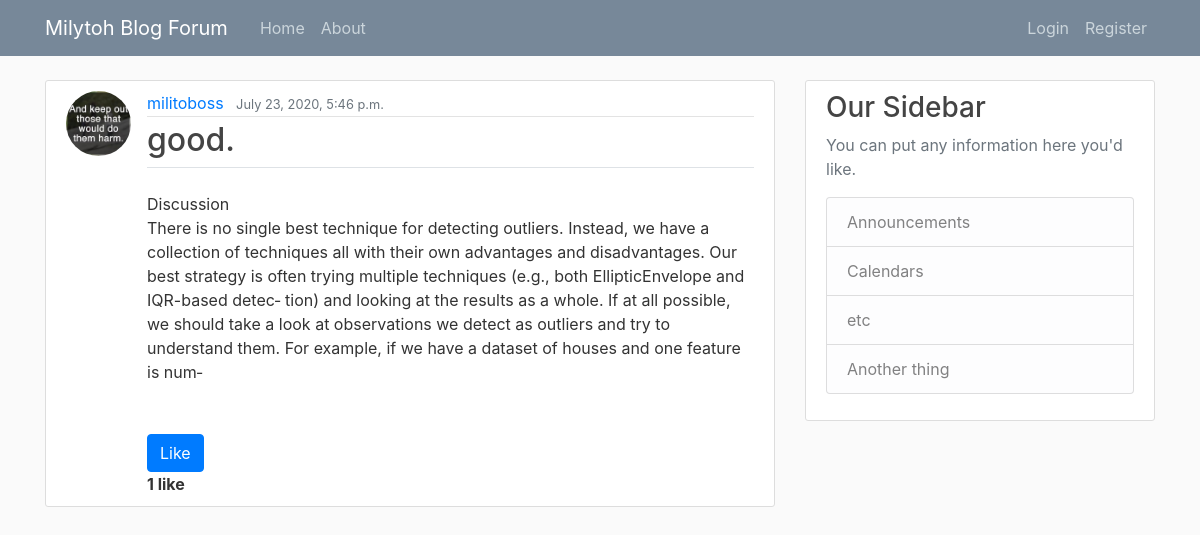
/post/44/, run on the app's committed database.
### myblog/models.py (models this page shows, shortened)
class Post(models.Model):
    title = models.CharField(max_length=100)
    content = models.TextField()
    date_posted = models.DateTimeField(default=timezone.now)
    author = models.ForeignKey(User, on_delete=models.CASCADE)
    liked = models.ManyToManyField(User, default=None, blank=True, related_name='liked')

### users/models.py (models this page shows, shortened)
class Profile(models.Model):
    user = models.OneToOneField(User, on_delete=models.CASCADE)
    image = models.ImageField(default='default.jpg', upload_to='profile_pics')

### myblog/views.py (the view)
# urls.py: path('post/<int:pk>/', PostDtailView.as_view(), name='post-detail'),
class PostDtailView(DetailView):
    model = Post

### myblog/templates/myblog/post_detail.html (shortened to what this page needs)
{% extends 'myblog/base.html'%}
{% block content %}
   <article class="media content-section">
    <a href="{{ post.author.profile.image.url}}">
     <img class="rounded-circle article-img" src="{{ object.author.profile.image.url}}">
     </a>
    <div class="media-body">
      <div class="article-metadata">
        <a class="mr-2" href="{% url 'myblog:user-posts' object.author.username %}">{{ object.author }}</a>
        <small class="text-muted">{{ object.date_posted }}</small>
      </div>
        <legend class="border-bottom mb-4">
          <h2><a class="article-title">{{ post.title }}.</a></h2>
        </legend>
      <p class="article-content">{{ object.content }}</p>
          <form action="{% url 'myblog:like-post' %}" method="POST">
          {% if user not in post.liked.all %}
             <button class="btn btn-primary" type="submit">Like </button>
          {% else %}
          <button class="btn btn-danger mt-3" style="background-color: rgb(153, 109, 109)" type="submit"> Unlike </button>
          {% endif %}
        </form>
        {% if user in post.liked.all %}
            {% if post.liked.all.count <= 1 %}
               <strong> {{post.liked.all.count}}  like</strong>
            {% else %}
               <strong> {{post.liked.all.count}}  likes </strong>
            {% endif %}
        {% else  %}
            {% if post.liked.all.count  <= 1 %}
              <strong> {{post.liked.all.count}}  like</strong>
            {% else %}
              <strong> {{post.liked.all.count}}  likes </strong>
            {% endif %}
        {% endif %}
    </div>
  </article>
{% endblock content %}

### myblog/static/myblog/main.css (style rules this page uses)
body { background: #fafafa; color: #333333; margin-top: 5rem; }
h1, h2, h3, h4, h5, h6 { color: #444444; }
.content-section { background: #ffffff; padding: 10px 20px; border: 1px solid #dddddd; border-radius: 3px; margin-bottom: 20px; }
.article-title { color: #444444; }
.article-content { white-space: pre-line; margin-bottom: 50px; }
.article-img { height: 65px; width: 65px; margin-right: 16px; }
.article-metadata { padding-bottom: 1px; margin-bottom: 4px; border-bottom: 1px solid #e3e3e3 }

### data on the page
Post: author.profile.image (placeholder picture), author "militoboss", date_posted "July 23, 2020, 5:46 p.m.", title "good", content "Discussion There is no single best technique for detecting outliers. Instead, we have a collection of techniques all with their own advantages and disadvantages. Our best strategy is often trying multiple techniques (e.g., both EllipticEnvelope and IQR-based detec‐ tion) and looking at the results as a whole. If at all possible, we should take a look at observations we detect as outliers and try to understand them. For example, if we have a dataset of houses and one feature is num‐", liked.all.count "1"
